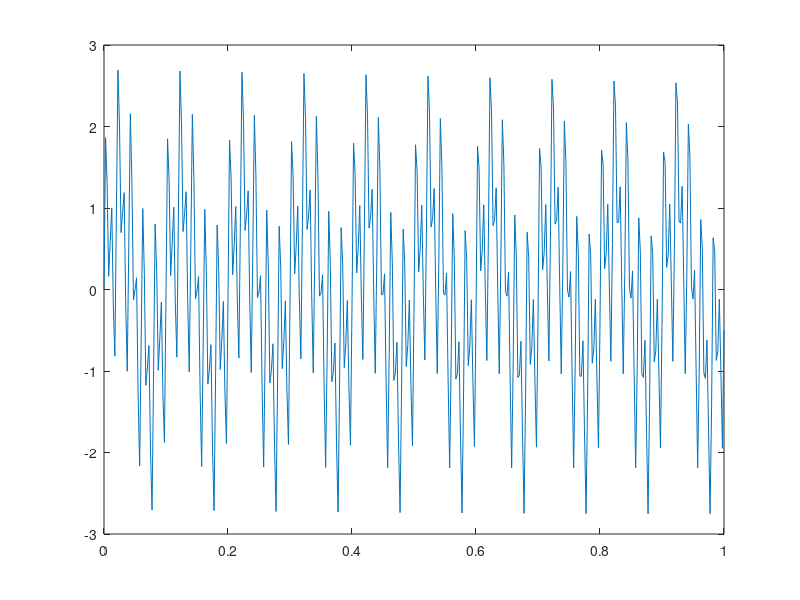
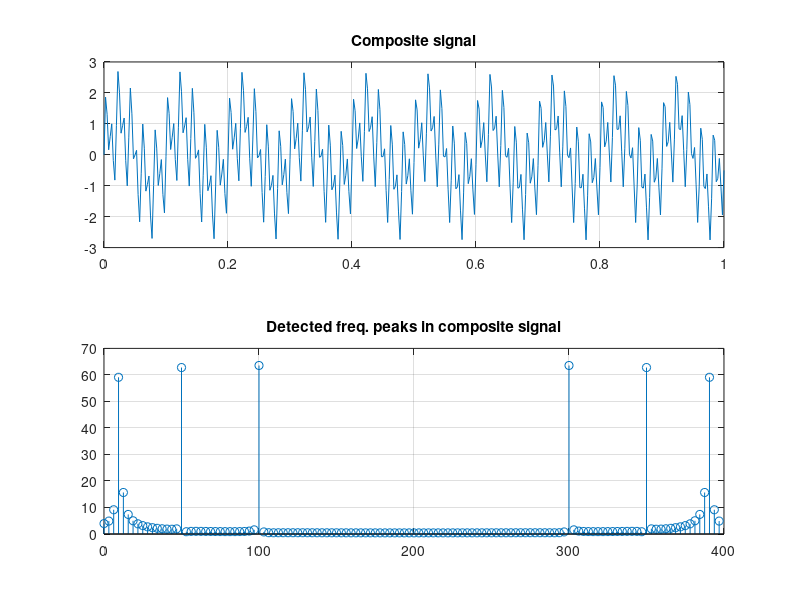

Write the MATLAB code that produced these figures, in order.
% Practical 05 - DFT
clc;
close all;
clear all;
f1 = 10;
f2 = 50;
f3 = 100;
f = [f1 f2 f3];
fs = 4*max(f); % Sampling frequency
n = 0:(1/fs):1;
x1 = sin(2*3.14*f1*n);
x2 = sin(2*3.14*f2*n);
x3 = sin(2*3.14*f3*n);
x = x1+x2+x3; % Composite signal
figure, plot(n,x)
% Detection of frequencies using DFT
N = 128;
y = fft(x,N); % FFT of composite signal
y = abs(y); % Magnitude of complex DFT
k = [0:N-1]; % DFT sample number
F = (fs/N)*(k); % Analog frequency axis
figure
subplot(2,1,1)
plot(n,x);
grid on;
title('Composite signal');
subplot(2,1,2)
stem(F,y);
grid on;
title('Detected freq. peaks in composite signal');
